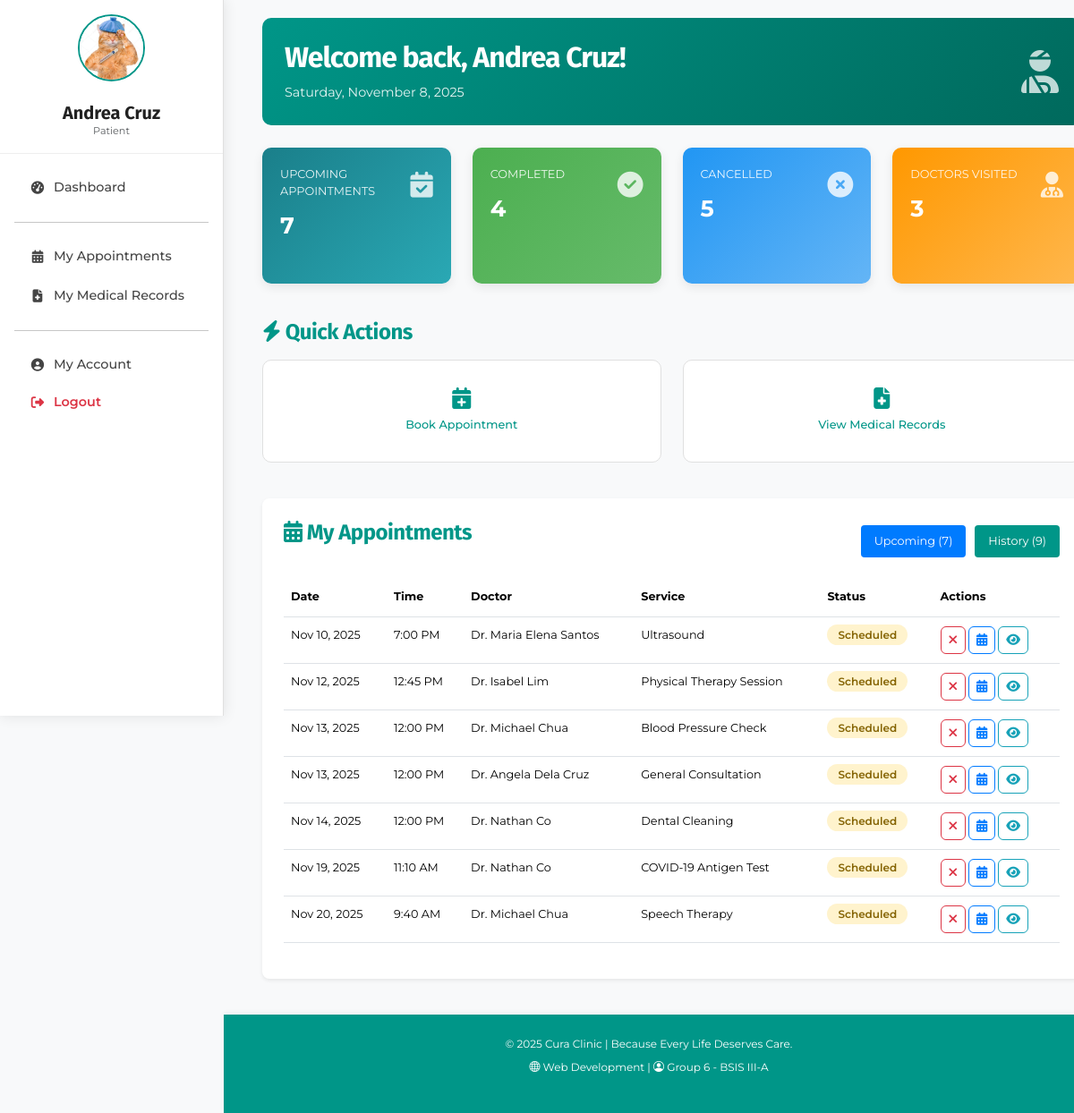
The page /dashboards/patient_dashboard.php (signed in) on the database its author committed.
### tables this page shows
CREATE TABLE `patient` (
  `pat_id` int(11) NOT NULL,
  `pat_first_name` varchar(50) NOT NULL,
  `pat_last_name` varchar(50) NOT NULL,
  `pat_middle_init` char(3) DEFAULT NULL,
  `pat_dob` date NOT NULL,
  `pat_gender` enum('Male','Female','Other','Prefer not to say') NOT NULL,
  `pat_contact_num` varchar(15) NOT NULL,
  `pat_email` varchar(100) NOT NULL,
  `pat_address` varchar(255) NOT NULL,
  `pat_created_at` datetime NOT NULL DEFAULT current_timestamp(),
  `pat_updated_at` datetime DEFAULT current_timestamp() ON UPDATE current_timestamp()
);

CREATE TABLE `appointment` (
  `appt_id` int(11) NOT NULL,
  `appt_date` date NOT NULL,
  `appt_time` time NOT NULL,
  `appt_created_at` datetime NOT NULL DEFAULT current_timestamp(),
  `appt_updated_at` datetime DEFAULT current_timestamp() ON UPDATE current_timestamp(),
  `pat_id` int(11) DEFAULT NULL,
  `doc_id` int(11) DEFAULT NULL,
  `serv_id` int(11) DEFAULT NULL,
  `stat_id` int(11) DEFAULT NULL
);

CREATE TABLE `service` (
  `serv_id` int(11) NOT NULL,
  `serv_name` varchar(100) NOT NULL,
  `serv_description` text NOT NULL,
  `serv_price` decimal(10,2) NOT NULL,
  `serv_created_at` datetime NOT NULL DEFAULT current_timestamp(),
  `serv_updated_at` datetime DEFAULT current_timestamp() ON UPDATE current_timestamp()
);

CREATE TABLE `status` (
  `stat_id` int(11) NOT NULL,
  `stat_name` varchar(50) NOT NULL,
  `stat_created_at` datetime NOT NULL DEFAULT current_timestamp(),
  `stat_updated_at` datetime DEFAULT current_timestamp() ON UPDATE current_timestamp()
);

### classes/users/Patient.php (called while the page is built, shortened)
<?php
class Patient {
    private $conn;
    private $table = "patient";
    private function response($status, $data = [], $message = "") {
        return [
            "status"=> $status,
            "data"=> $data,
            "message"=> $message
        ];
    }
    public function __construct($db) {
        $this->conn = $db;
    }
    public function getPatientByID($pat_id) {
        try {
            $query = "SELECT pat_id, pat_first_name, pat_last_name, pat_middle_init, pat_dob, pat_gender, pat_contact_num, pat_email, pat_address
                      FROM {$this->table} WHERE pat_id = :pat_id";
            $stmt = $this->conn->prepare($query);
            $stmt->bindParam(':pat_id', $pat_id, PDO::PARAM_INT);
            $stmt->execute();
            $result = $stmt->fetch(PDO::FETCH_ASSOC);
            return $this->response(
                "success",
                $result ?: [],
                $result ? "Patient retrieved successfully." : "Patient not found."
            );
        } catch (PDOException $e) {
            return $this->response("error", [], $e->getMessage());
        }
    }
    public function getAppointmentCounts($patient_id) {
    try {  $query = "
            SELECT
                SUM(CASE WHEN appt_date >= CURDATE() AND stat_id = '1' THEN 1 ELSE 0 END) as upcoming_count,
                SUM(CASE WHEN stat_id = '2' THEN 1 ELSE 0 END) as completed_count,
                SUM(CASE WHEN stat_id = '3' THEN 1 ELSE 0 END) as cancelled_count,
                COUNT(DISTINCT CASE WHEN stat_id = '2' THEN doc_id END) as doctors_count
            FROM appointment
            WHERE pat_id = :pat_id
        ";
        $stmt = $this->conn->prepare($query);
        $stmt->bindParam(':pat_id', $patient_id);
        $stmt->execute();
        return $stmt->fetch(PDO::FETCH_ASSOC);
    } catch (PDOException $e) {
        error_log("Database error: " . $e->getMessage());
        return ['upcoming_count' => 0, 'completed_count' => 0, 'cancelled_count' => 0, 'doctors_count' => 0];
    }
    }
    public function getUpcomingAppointments($patient_id, $limit = null) {
        $query = "
            SELECT
                a.appt_id,
                a.appt_date,
                a.appt_time,
                a.stat_id,
                s.serv_name,
                st.stat_name AS status_name,
                CONCAT('Dr. ', d.doc_first_name, ' ', d.doc_last_name) as doctor_name
            FROM appointment a
            INNER JOIN doctor d ON a.doc_id = d.doc_id
            INNER JOIN service s ON a.serv_id = s.serv_id
            INNER JOIN status st ON a.stat_id = st.stat_id
            WHERE a.pat_id = :pat_id
            AND a.appt_date >= CURDATE()
            AND a.stat_id IN ('1')
            ORDER BY a.appt_date ASC, a.appt_time ASC
        ";
        $stmt = $this->conn->prepare($query);
        $stmt->bindParam(':pat_id', $patient_id);
        $stmt->execute();
        return $stmt->fetchAll(PDO::FETCH_ASSOC);
    }
}
?>

### dashboards/patient_dashboard.php (the view, shortened to what this page needs)
<?php
require_once '../classes/users/Patient.php';
$database = new Database();
$db = $database->connect();
$patient = new Patient($db);
$patient_id = $_SESSION['profile_id'];
$patient_data = $patient->getPatientByID($patient_id);
$appointment_counts = $patient->getAppointmentCounts($patient_id);
$upcoming_appointments = $patient->getUpcomingAppointments($patient_id, 10);
$upcoming_count = $appointment_counts['upcoming_count'] ?? 0;
$completed_count = $appointment_counts['completed_count'] ?? 0;
$cancelled_count = $appointment_counts['cancelled_count'] ?? 0;
$doctors_count = $appointment_counts['doctors_count'] ?? 0;
include '../includes/header.php';
?>
<body class="dashboard-page">
  <div class="container-fluid">
        <div class="row">
            <?php include '../includes/sidebar_user.php'; ?>
            <div class="col-lg-10 main-content">
                <div class="welcome-header">
                    <div class="row align-items-center">
                        <div class="col-md-8">
                            <h1>Welcome back, <?php echo htmlspecialchars($patient_data['data']['pat_first_name'] . ' ' . $patient_data['data']['pat_last_name']); ?>!</h1>
                            <p class="date-display" id="currentDate"></p>
                        </div>
                        <div class="col-md-4 text-end">
                            <i class="fas fa-user-injured fa-3x opacity-75"></i>
                        </div>
                    </div>
                </div>
                <div class="row mb-4">
                    <div class="col-md-3 mb-3">
                        <div class="card summary-card card-1">
                            <div class="card-body">
                                <div class="d-flex justify-content-between">
                                    <div>
                                        <div class="card-title">UPCOMING APPOINTMENTS</div>
                                        <div class="card-value"><?php echo $upcoming_count; ?></div>
                                    </div>
                                    <div class="card-icon">
                                        <i class="fas fa-calendar-check"></i>
                                    </div>
                                </div>
                            </div>
                        </div>
                    </div>
                    <div class="col-md-3 mb-3">
                        <div class="card summary-card card-2">
                            <div class="card-body">
                                <div class="d-flex justify-content-between">
                                    <div>
                                        <div class="card-title">COMPLETED</div>
                                        <div class="card-value"><?php echo $completed_count; ?></div>
                                    </div>
                                    <div class="card-icon">
                                        <i class="fas fa-check-circle"></i>
                                    </div>
                                </div>
                            </div>
                        </div>
                    </div>
                    <div class="col-md-3 mb-3">
                        <div class="card summary-card card-3">
                            <div class="card-body">
                                <div class="d-flex justify-content-between">
                                    <div>
                                        <div class="card-title">CANCELLED</div>
                                        <div class="card-value"><?php echo $cancelled_count; ?></div>
                                    </div>
                                    <div class="card-icon">
                                        <i class="fas fa-times-circle"></i>
                                    </div>
                                </div>
                            </div>
                        </div>
                    </div>
                    <div class="col-md-3 mb-3">
                        <div class="card summary-card card-4">
                            <div class="card-body">
                                <div class="d-flex justify-content-between">
                                    <div>
                                        <div class="card-title">DOCTORS VISITED</div>
                                        <div class="card-value"><?php echo $doctors_count; ?></div>
                                    </div>
                                    <div class="card-icon">
                                        <i class="fas fa-user-md"></i>
                                    </div>
                                </div>
                            </div>
                        </div>
                    </div>
                </div>
                <div class="row mb-4">
                    <div class="col-12">
                        <h2 class="mb-3"><i class="fa-solid fa-bolt"></i> Quick Actions</h2>
                    </div>
                    <div class="col-6 col-sm-6 mb-3">
                        <a href="../pages/my_appointments.php" class="quick-access-btn text-decoration-none">
                            <i class="fas fa-calendar-plus"></i>
                            <span>Book Appointment</span>
                        </a>
                    </div>
                    <div class="col-6 col-sm-6 mb-3">
                        <a href="../pages/my_medical_record.php" class="quick-access-btn text-decoration-none">
                            <i class="fas fa-file-medical"></i>
                            <span>View Medical Records</span>
                        </a>
                    </div>
                </div>
                <div class="row">
                    <div class="col-12">
                        <div class="table-container">
                            <div class="d-flex justify-content-between align-items-center mb-3">
                                <h2><i class="fa-solid fa-calendar-alt"></i> My Appointments</h2>
                                <div class="appointment-tabs">
                                    <button class="btn btn-tab active dash-btn" data-tab="upcoming">Upcoming (<?php echo $upcoming_count; ?>)</button>
                                    <button class="btn btn-tab dash-btn" data-tab="history">History (<?php echo $completed_count + $cancelled_count; ?>)</button>
                                </div>
                            </div>
                            <div class="table-responsive tab-content active" id="upcoming-tab">
                                <table class="table table-hover">
                                    <thead>
                                        <tr>
                                            <th>Date</th>
                                            <th>Time</th>
                                            <th>Doctor</th>
                                            <th>Service</th>
                                            <th>Status</th>
                                            <th>Actions</th>
                                        </tr>
                                    </thead>
                                    <tbody>
                                        <?php if (!empty($upcoming_appointments)): ?>
                                            <?php foreach ($upcoming_appointments as $appointment): ?>
                                                <tr>
                                                    <td><?php echo date('M j, Y', strtotime($appointment['appt_date'])); ?></td>
                                                    <td><?php echo date('g:i A', strtotime($appointment['appt_time'])); ?></td>
                                                    <td><?php echo htmlspecialchars($appointment['doctor_name']); ?></td>
                                                    <td><?php echo htmlspecialchars($appointment['serv_name']); ?></td>
                                                    <td>
                                                        <span class="status-badge status-<?php echo strtolower(str_replace(' ', '-', $appointment['status_name'])); ?>">
                                                            <?php echo htmlspecialchars($appointment['status_name']); ?>
                                                        </span>
                                                    </td>
                                                    <td>
                                                         <div class="btn-group btn-group-sm">
                                                            <?php if ($appointment['stat_id'] === '1' || $appointment['status_name'] == 'Scheduled'): ?>
                                                                <button class="btn btn-outline-danger btn-action me-1"
                                                                        title="Cancel Appointment"
                                                                        onclick="cancelAppointment(<?php echo $appointment['appt_id']; ?>)">
                                                                    <i class="fas fa-times"></i>
                                                                </button>
                                                                <button class="btn btn-outline-primary btn-action me-1"
                                                                        title="Reschedule"
                                                                        onclick="rescheduleAppointment(<?php echo $appointment['appt_id']; ?>)">
                                                                    <i class="fas fa-calendar-alt"></i>
                                                                </button>
                                                            <?php endif; ?>
                                                            <button class="btn btn-outline-info btn-action me-1"
                                                                    title="View Details"
                                                                    onclick="viewAppointmentDetails(<?php echo $appointment['appt_id']; ?>)">
                                                                <i class="fas fa-eye"></i>
                                                            </button>
                                                        </div>
                                                    </td>
                                                </tr>
                                            <?php endforeach; ?>
                                        <?php else: ?>
                                            <tr>
                                                <td colspan="6" class="text-center text-muted">No upcoming appointments found.</td>
                                            </tr>
                                        <?php endif; ?>
                                    </tbody>
                                </table>
                            </div>
                        </div>
                    </div>
                </div>
            </div>
        </div>
    </div>
<?php include '../includes/footer.php'; ?>

### rows shown on the page
patient: pat_first_name+pat_last_name "Andrea Cruz"
appointment: appt_date "Nov 10, 2025", appt_time "7:00 PM", doctor_name "Dr. Maria Elena Santos", serv.serv_name "Ultrasound", stat.stat_name "Scheduled"
appointment: appt_date "Nov 12, 2025", appt_time "12:45 PM", doctor_name "Dr. Isabel Lim", serv.serv_name "Physical Therapy Session", stat.stat_name "Scheduled"
appointment: appt_date "Nov 13, 2025", appt_time "12:00 PM", doctor_name "Dr. Michael Chua", serv.serv_name "Blood Pressure Check", stat.stat_name "Scheduled"
appointment: appt_date "Nov 13, 2025", appt_time "12:00 PM", doctor_name "Dr. Angela Dela Cruz", serv.serv_name "General Consultation", stat.stat_name "Scheduled"
appointment: appt_date "Nov 14, 2025", appt_time "12:00 PM", doctor_name "Dr. Nathan Co", serv.serv_name "Dental Cleaning", stat.stat_name "Scheduled"
appointment: appt_date "Nov 19, 2025", appt_time "11:10 AM", doctor_name "Dr. Nathan Co", serv.serv_name "COVID-19 Antigen Test", stat.stat_name "Scheduled"
appointment: appt_date "Nov 20, 2025", appt_time "9:40 AM", doctor_name "Dr. Michael Chua", serv.serv_name "Speech Therapy", stat.stat_name "Scheduled"

### other values the page prints
$full_name "Andrea Cruz"
$role_title "Patient"
$upcoming_count "7"
$completed_count "4"
$cancelled_count "5"
$doctors_count "3"
$completed_count + $cancelled_count "9"
